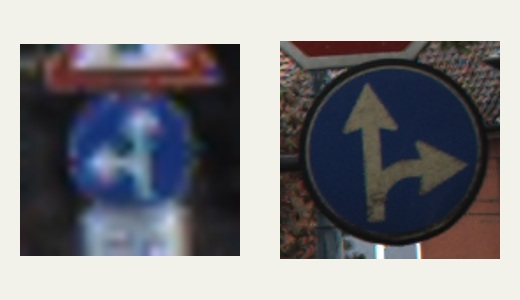
#> input picture samples/combined-directions.jpg, 520 x 300 px
$ python -i inference.py   (imports and definitions only)
#> lines starting #> are read from the running program, lines starting #| are printed output that depends on the picture
"""CPU inference. Runtime loads only ONNX graphs, never pickled checkpoints."""

import hashlib
import json
import math
import os
import threading
import time
from pathlib import Path

import cv2
import numpy as np
import onnxruntime as ort

from traffic_vision.catalogue import GTSRB_LABELS, LIGHT_LABELS, catalogue, sign_info
from traffic_vision.evidence import (
    crop_box,
    exposure_reference,
    neutral_sign,
    no_entry_bar,
    overlaps_housing,
    same_region,
    sign_regions,
    visible_lamp_color,
)
from traffic_vision.geometry import iou, letterbox, nms, restore_boxes

ROOT = Path(__file__).resolve().parents[1]
MODEL_DIR = Path(os.environ.get("TRAFFIC_VISION_MODELS", str(ROOT / "models")))


class ModelsUnavailable(RuntimeError):
    pass


# [100 lines left out: functions arrow_direction, decode_yolo, decode_lamps, not called in this run]


class Engine:
    def __init__(self):
        self.sessions = {}
        self.lock = threading.Lock()
        self.manifest = json.loads((ROOT / "model-manifest.json").read_text(encoding="utf-8")) if (
            ROOT / "model-manifest.json").exists() else {}

    # [7 lines left out: function status, not called in this run]

    def session(self, name):
        if name not in self.sessions:
            spec = self.manifest.get(name)
            if not spec or not (MODEL_DIR / spec["file"]).exists():
                raise ModelsUnavailable("Models are missing. Run setup.ps1 to download them.")
            path = MODEL_DIR / spec["file"]
            with path.open("rb") as stream:
                digest = hashlib.file_digest(stream, "sha256").hexdigest()
            if digest != spec["sha256"]:
                raise ModelsUnavailable(f"{name} model checksum failed. Run setup.ps1 again.")
            options = ort.SessionOptions()
            options.log_severity_level = 3
            options.intra_op_num_threads = min(4, os.cpu_count() or 2)
            options.inter_op_num_threads = 1
            self.sessions[name] = ort.InferenceSession(str(path), sess_options=options,
                                                       providers=["CPUExecutionProvider"])
        return self.sessions[name]

    def yolo(self, image, name, threshold):
        session = self.session(name)
        size = self.manifest[name]["input_size"]
        resized, scale, padding = letterbox(image, size)
        tensor = np.ascontiguousarray(resized.transpose(2, 0, 1)[None], dtype=np.float32) / 255
        output = session.run(None, {session.get_inputs()[0].name: tensor})[0]
        height, width = image.shape[:2]
        labels = self.manifest[name].get("labels", [str(i) for i in range(80)])
        return decode_yolo(output, scale, padding, width, height, labels, threshold, name,
                           selected=[9] if name == "housing" else None)

    # [151 lines left out: functions raw_lamps, classify_sign, refine_signs, missed_signs, lamps, not called in this run]

    def predict(self, image, mode="scene", threshold=0.55, detail=False):
        started = time.perf_counter()
        with self.lock:
            if mode == "signal":
                detections = self.lamps(image, threshold)
            else:
                # Specialist models have complementary class sets.
                signs = self.yolo(image, "signs", threshold)
                urban = self.yolo(image, "urban", threshold)
                housings = [item for item in urban if item["kind"] == "light"]
                signs = [item for item in signs + urban if item["kind"] == "sign"]
                housings += self.yolo(image, "housing", threshold)
                housings = nms(housings, class_agnostic=True)
                # Optional overlapping tiles recover small signs at the cost of extra CPU work.
                if detail and image.shape[1] >= 1000:
                    h, w = image.shape[:2]
                    for x in (0, w // 3):
                        crop = image[:max(1, int(h * 0.85)), x:x + int(w * 0.67)]
                        for model in ("signs", "urban"):
                            for found in self.yolo(crop, model, threshold):
                                found["bbox"][0] += x
                                found["bbox"][2] += x
                                if found["kind"] == "sign":
                                    signs.append(found)
                signs = [item for item in signs if not overlaps_housing(item["bbox"], housings)]
                detections = resolve_sign_conflicts(self.refine_signs(image, signs, threshold))
                detections = [neutral_sign(item, item["meaning"]) if item["status"] == "uncertain"
                              else item for item in detections]
                detections += self.missed_signs(image, detections, housings, threshold)
                for housing in housings[:20]:
                    x1, y1, x2, y2 = housing["bbox"]
                    # A small margin keeps lamp edges when the housing box is slightly tight.
                    dx, dy = (x2 - x1) * 0.05, (y2 - y1) * 0.05
                    x1, y1 = max(0, int(x1 - dx)), max(0, int(y1 - dy))
                    x2, y2 = min(image.shape[1], math.ceil(x2 + dx)), min(image.shape[0], math.ceil(y2 + dy))
                    if x2 <= x1 or y2 <= y1:
                        continue
                    lamps = self.lamps(image[y1:y2, x1:x2], threshold)
                    for lamp in lamps:
                        lamp["bbox"] = [lamp["bbox"][0] + x1, lamp["bbox"][1] + y1,
                                        lamp["bbox"][2] + x1, lamp["bbox"][3] + y1]
                        lamp["housing_score"] = housing["score"]
                    if not lamps:
                        housing.update(id="light:unknown:unknown", label="Traffic light — uncertain",
                                       status="uncertain", color="unknown", shape="unknown",
                                       meaning="A signal was located, but its lamp state is unclear.")
                    detections.extend(lamps or [housing])
                detections = nms(detections)
            detections.sort(key=lambda d: (d["bbox"][1], d["bbox"][0]))
        return {"detections": detections, "elapsed_ms": round((time.perf_counter() - started) * 1000),
                "width": image.shape[1], "height": image.shape[0], "mode": mode,
                "threshold": threshold, "detail": detail, "count": len(detections),
                "model_version": "pretrained-1.1", "score_note": "Model scores are not measured accuracy."}


# [18 lines left out: function resolve_sign_conflicts, not called in this run]

>>> import cv2
>>> picture = cv2.imread('../samples/combined-directions.jpg', cv2.IMREAD_GRAYSCALE)
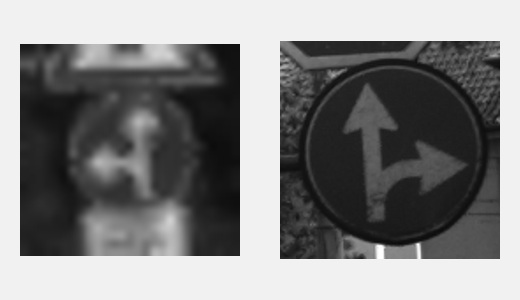
#> picture: shape (300, 520); min 9, max 255, mean 131.3
>>> result = Engine().predict(picture)
#> (the run stopped early here; a loop or call above may not have finished)

$ run again, on samples/directions.jpg
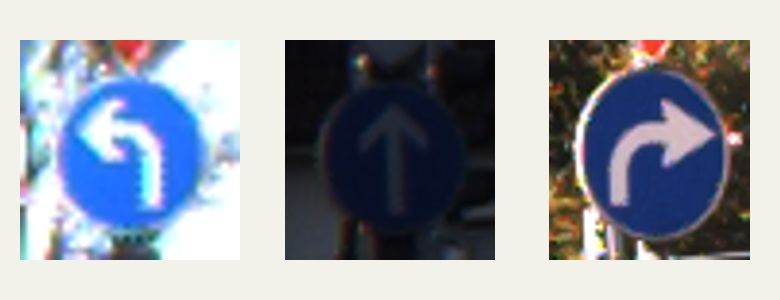
#> input picture samples/directions.jpg, 780 x 300 px
#> `picture = cv2.imread('../samples/combined-directions.jpg', cv2.IMREAD_..`:
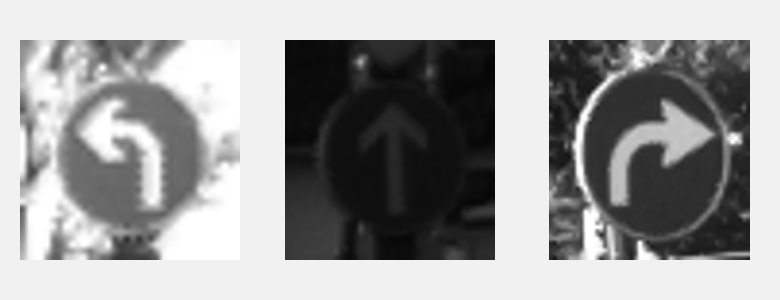
#> picture: shape (300, 780); min 5, max 255, mean 157.1

$ run again, on samples/regulatory.jpg
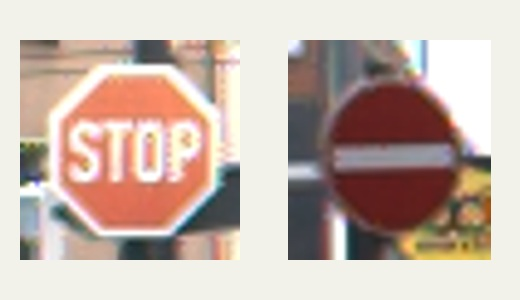
#> input picture samples/regulatory.jpg, 520 x 300 px
#> `picture = cv2.imread('../samples/combined-directions.jpg', cv2.IMREAD_..`:
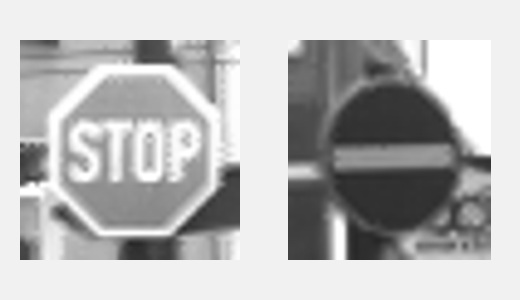
#> picture: shape (300, 520); min 38, max 255, mean 185.4
